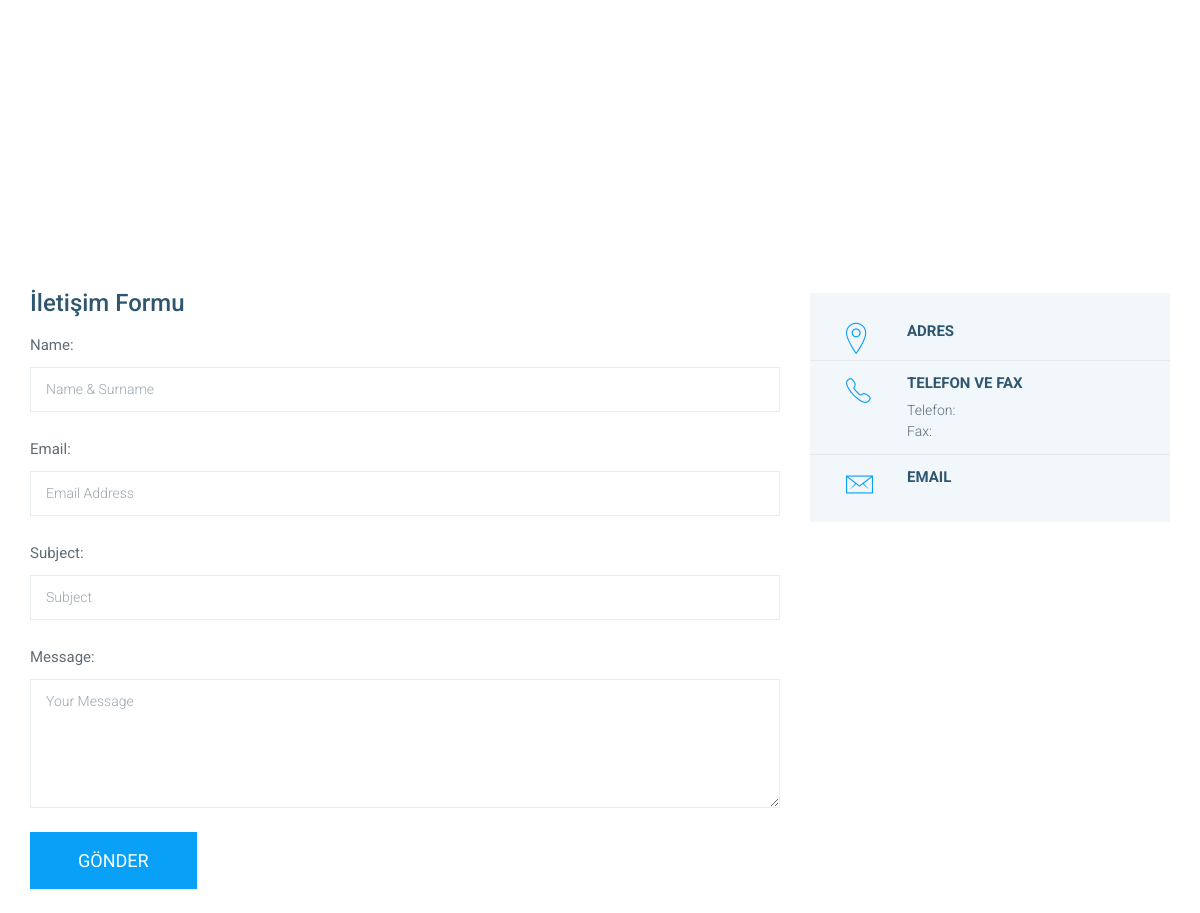
The page /iletisim (middle part) on the database as committed earlier.
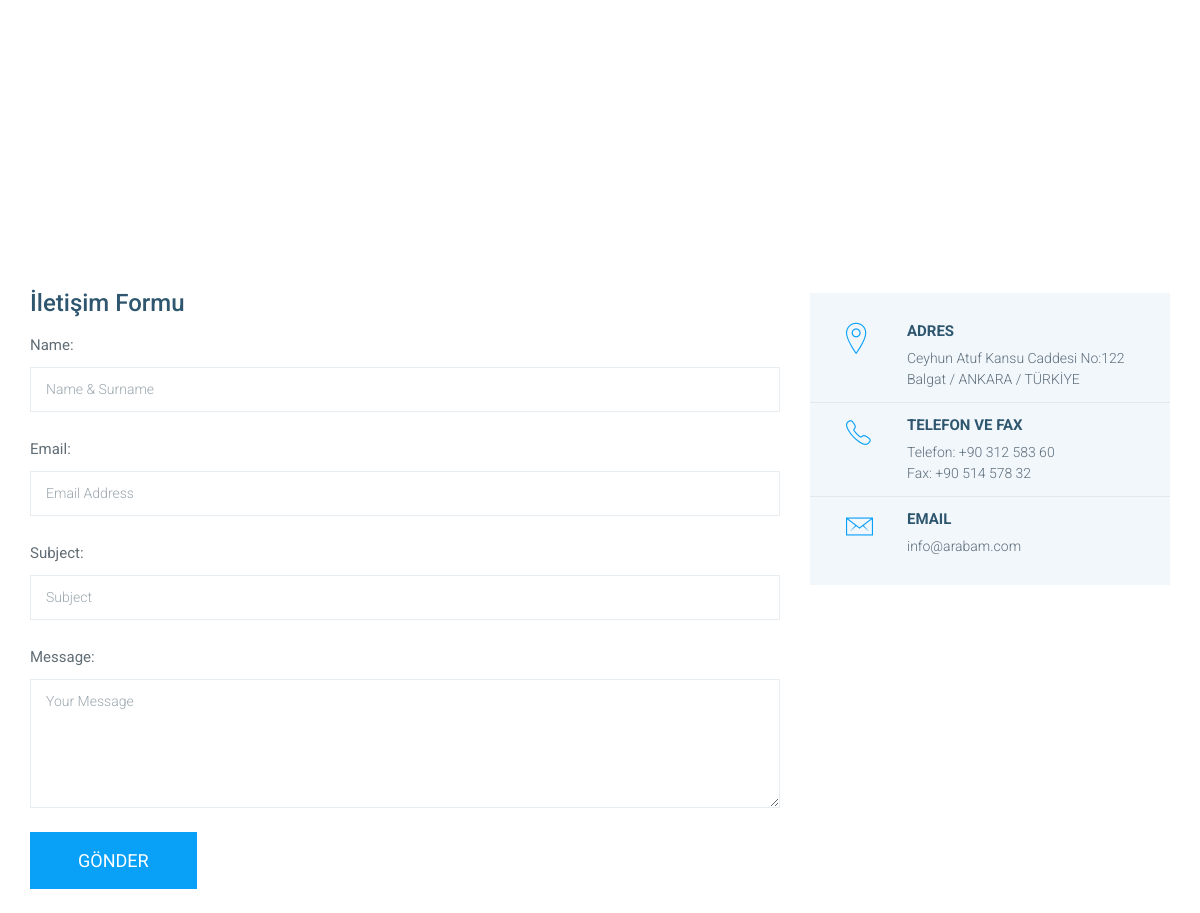
The same page on the database as committed later.
### home/models.py (models this page shows, shortened)
class Setting(models.Model):
    STATUS = (
        ('True', 'Evet'),
        ('False', 'Hayır'),
    )
    title = models.CharField(max_length=150)
    keywords = models.CharField(max_length=255)
    description = models.CharField(max_length=255)
    company = models.CharField(max_length=50)
    address = models.CharField(blank=True, max_length=100)
    phone = models.CharField(blank=True, max_length=15)
    fax = models.CharField(blank=True, max_length=15)
    email = models.CharField(blank=True, max_length=50)
    smtpserver = models.CharField(blank=True, max_length=20)
    smtpemail = models.CharField(blank=True, max_length=20)
    smtppassword = models.CharField(blank=True, max_length=10)
    smtpport = models.CharField(blank=True,max_length=5)
    icon = models.ImageField(blank=True, upload_to='images/')
    facebook = models.CharField(blank=True, max_length=50)
    instagram = models.CharField(blank=True, max_length=50)
    twitter = models.CharField(blank=True, max_length=50)
    aboutus = RichTextUploadingField(blank=True)
    contact = RichTextUploadingField(blank=True)
    references = RichTextUploadingField(blank=True)
    status = models.CharField(max_length=10, choices=STATUS)
    create_at = models.DateTimeField(auto_now_add=True)
    update_at = models.DateTimeField(auto_now=True)

### home/views.py (the view, shortened to what this page needs)
# urls.py: path('iletisim', views.iletisim, name='iletisim'),
def iletisim(request):      #formu kaydetmek için
    setting = Setting.objects.get(pk=1)   #forma ulaşmak için
    form = ContactFormu()
    context = {'setting': setting, 'form':form}
    return render(request, 'iletisim.html', context)

### home/models.py
class ContactFormu(ModelForm):
    class Meta:
        model = ContactFormMessage
        fields = ['name','email','subject','message']
        widgets = {
            'name' : TextInput(attrs={'class': 'form-group','placeholder': 'Name & Surname'}),
            'subject': TextInput(attrs={'class': 'form-group', 'placeholder': 'Subject'}),
            'email': TextInput(attrs={'class': 'form-group', 'placeholder': 'Email Address'}),
            'message': Textarea(attrs={'class': 'form-group', 'placeholder': 'Your Message','rows':'5'}),
        }

### home/templates/iletisim.html (shortened to what this page needs)
{% extends 'homebase.html' %}
{% block content %}
{% load static %}
<div id="map" class="map"></div>
<section class="section white">
    <div class="inner">
        <div class="container">
            <div class="row">
                <div class="col-sm-8">
                    <div class="contact">
                        <h4>İletişim Formu</h4>
                        <form action="" method="post">
                            {{ form.as_p}}
                            <div class="form-group">
                                <button type="submit" class="button light-blue">Gönder</button>
                            </div>
                        </form>
                    </div>
                </div>
                <div class="col-sm-4">
                    <div class="contact-details">
                        <div class="item">
                            <div class="icon"><i class="ion-ios-location-outline"></i></div>
                            <div class="content">
                                <h6>Adres</h6>
                                <span>{{ setting.address }}</span>
                            </div>
                        </div>
                        <div class="item">
                            <div class="icon"><i class="ion-ios-telephone-outline"></i></div>
                            <div class="content">
                                <h6>Telefon ve Fax</h6>
                                <span>Telefon: {{ setting.phone }}</span>
                                <span>Fax: {{ setting.fax }}</span>
                            </div>
                        </div>
                        <div class="item">
                            <div class="icon"><i class="ion-ios-email-outline"></i></div>
                            <div class="content">
                                <h6>Email</h6>
                                <span>{{ setting.email }}</span>
                            </div>
                        </div>
                    </div>
                </div>
            </div>
        </div>
    </div>
</section>
{% endblock %}

### home/templates/homebase.html (shortened to what this page needs)
<!DOCTYPE html>
<html lang="en">
	<head>
		{% load static %}
		<link rel="stylesheet" href="{% static 'css/bootstrap.min.css' %}">
		<link  rel="stylesheet" href="{% static 'fonts/font-awesome/css/font-awesome.min.css' %}">
		<link rel="stylesheet" href="{% static 'fonts/ionicons/css/ionicons.min.css'%}">
		<link href="{% static 'fonts/cars/style.css'%}" rel="stylesheet">
		<link href="{% static 'scripts/FlexSlider/flexslider.css'%}" rel="stylesheet">
		<link href="{% static 'css/owl.carousel.css'%}" rel="stylesheet">
		<link href="{% static 'css/owl.theme.default.css'%}" rel="stylesheet">
		<link href="{% static 'css/jquery.nouislider.min.css'%}" rel="stylesheet">
		<link href="{% static 'css/style.css'%}" rel="stylesheet">
	</head>
	<body>
	{% block content %}  {% endblock %}
	</body>
</html>

### home/templates/header.html (shortened to what this page needs)
{% load static %}

### home/templates/footer.html (shortened to what this page needs)
{% load static %}

### home/static/css/style.css (style rules this page uses)
body { font-family: 'Roboto', sans-serif; font-weight: 400; font-size: 16px; line-height: 26px; color: #5d6e7b; overflow-x: hidden; }
p { margin-bottom: 24px; }
h4 { font-size: 22px; line-height: 28px; font-weight: 400; margin-top: 0; margin-bottom: 18px; }
h6 { font-size: 14px; line-height: 20px; font-weight: 400; margin-top: 0; margin-bottom: 18px; }
.button { font-size: 18px; font-weight: 400; line-height: 53px; padding: 0 46px; text-transform: uppercase; display: inline-block; border: 2px solid; -webkit-transition: .25s; -moz-transition: .25s; -o-transition: .25s; -ms-transition: .25s; transition: .25s; }
.button.light-blue { background: #09a0f7; border-color: #09a0f7; color: #fff; }
input:not([type=submit]):not([type=file]):not([type=checkbox]):not([type=radio]), select, textarea { display: block; border: 1px solid #e7edf0; background: #fff; width: 100%; padding: 11px 15px; outline: none !important; font-size: 14px; line-height: 21px; font-weight: 300; color: #2e566e; -webkit-transition: .25s; -moz-transition: .25s; -o-transition: .25s; -ms-transition: .25s; transition: .25s; }
.form-group { margin-bottom: 22px; }
label { font-size: 15px; line-height: 20px; color: #616d75; font-weight: 400; margin-bottom: 12px; }
.section { position: relative; padding: 0; background-size: cover; background-position: center; background-repeat: no-repeat; }
.section>.inner { padding: 96px 0; background: #fff; }
.section.white>.inner { background: #fff; }
.section:last-of-type>.inner { padding-bottom: 142px; }
.section .container { position: relative; }
.map { display: block; height: 520px; }
.contact>h4 { font-size: 24px; line-height: 21px; color: #2e566e; font-weight: 500; }
.contact-details { background: #f2f7fc; padding: 16px 0; }
.contact-details .item { padding: 12px 36px; border-bottom: 1px solid #e5e7e9; }
.contact-details .item:last-of-type { border-bottom: none; }
.contact-details .icon { font-size: 36px; line-height: 21px; color: #09a0f7; float: left; }
.contact-details .content { margin-left: 61px; font-size: 14px; line-height: 21px; font-weight: 300; color: #5d6e7b; }
.contact-details .content h6 { font-size: 15px; line-height: 21px; color: #2e566e; font-weight: 700; text-transform: uppercase; margin-bottom: 6px; }
.contact-details .content span { display: block; }

Rows that differ between the two databases and show on the page:
now on this page (row edited): Setting: address "Ceyhun Atuf Kansu Caddesi No:122 Balgat / ANKARA / TÜRKİYE", phone "+90 312 583 60", fax "+90 514 578 32", email "info@arabam.com"
